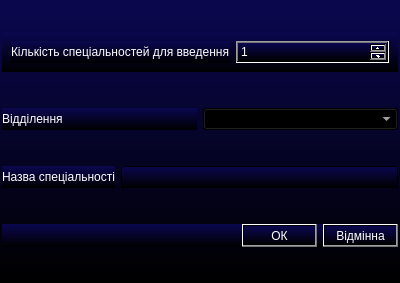
<?xml version="1.0" encoding="UTF-8"?>
<ui version="4.0">
 <class>SpecialiyInputForm</class>
 <widget class="QWidget" name="SpecialiyInputForm">
  <property name="geometry">
   <rect>
    <x>0</x>
    <y>0</y>
    <width>400</width>
    <height>283</height>
   </rect>
  </property>
  <property name="windowTitle">
   <string>Form</string>
  </property>
  <property name="styleSheet">
   <string notr="true">color: rgb(255, 255, 255);
background-color: qlineargradient(spread:pad, x1:1, y1:1, x2:1, y2:0.034, stop:0 rgba(0, 0, 0, 255), stop:1 rgba(10, 7, 77, 255));</string>
  </property>
  <layout class="QVBoxLayout" name="verticalLayout">
   <property name="leftMargin">
    <number>2</number>
   </property>
   <property name="topMargin">
    <number>2</number>
   </property>
   <property name="rightMargin">
    <number>2</number>
   </property>
   <property name="bottomMargin">
    <number>2</number>
   </property>
   <item>
    <widget class="QWidget" name="widget" native="true">
     <property name="sizePolicy">
      <sizepolicy hsizetype="Preferred" vsizetype="Maximum">
       <horstretch>0</horstretch>
       <verstretch>0</verstretch>
      </sizepolicy>
     </property>
     <layout class="QHBoxLayout" name="horizontalLayout_4">
      <item>
       <widget class="QLabel" name="label_3">
        <property name="text">
         <string>Кількість спеціальностей для введення</string>
        </property>
       </widget>
      </item>
      <item>
       <widget class="QSpinBox" name="spinBox">
        <property name="minimum">
         <number>1</number>
        </property>
       </widget>
      </item>
     </layout>
    </widget>
   </item>
   <item>
    <layout class="QHBoxLayout" name="horizontalLayout_2">
     <item>
      <widget class="QLabel" name="label">
       <property name="text">
        <string>Відділення</string>
       </property>
      </widget>
     </item>
     <item>
      <widget class="QComboBox" name="boxDepartment"/>
     </item>
    </layout>
   </item>
   <item>
    <layout class="QHBoxLayout" name="horizontalLayout_3">
     <item>
      <widget class="QLabel" name="label_2">
       <property name="text">
        <string>Назва спеціальності</string>
       </property>
      </widget>
     </item>
     <item>
      <widget class="QLineEdit" name="lineEdit"/>
     </item>
    </layout>
   </item>
   <item>
    <widget class="QWidget" name="control" native="true">
     <property name="sizePolicy">
      <sizepolicy hsizetype="Preferred" vsizetype="Maximum">
       <horstretch>0</horstretch>
       <verstretch>0</verstretch>
      </sizepolicy>
     </property>
     <layout class="QHBoxLayout" name="horizontalLayout">
      <property name="leftMargin">
       <number>0</number>
      </property>
      <property name="topMargin">
       <number>0</number>
      </property>
      <property name="rightMargin">
       <number>0</number>
      </property>
      <property name="bottomMargin">
       <number>0</number>
      </property>
      <item>
       <spacer name="horizontalSpacer">
        <property name="orientation">
         <enum>Qt::Horizontal</enum>
        </property>
        <property name="sizeHint" stdset="0">
         <size>
          <width>40</width>
          <height>20</height>
         </size>
        </property>
       </spacer>
      </item>
      <item>
       <widget class="QPushButton" name="btn_ok">
        <property name="text">
         <string>ОК</string>
        </property>
       </widget>
      </item>
      <item>
       <widget class="QPushButton" name="btn_cancel">
        <property name="text">
         <string>Відмінна</string>
        </property>
       </widget>
      </item>
     </layout>
    </widget>
   </item>
  </layout>
 </widget>
 <resources/>
 <connections/>
</ui>
